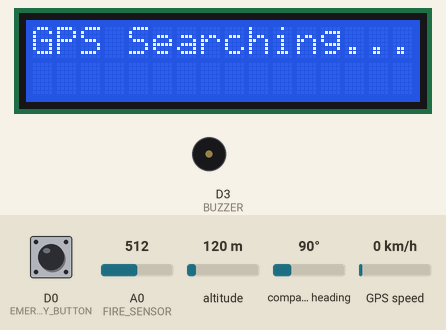
Recording of a sketch running on a simulated ESP8266 (NodeMCU). Shown: 16×2 character LCD, buzzer (waves = sounding, pin HIGH). Inputs (shaded band) come from the test bench; at power-on: D0 (EMERGENCY_BUTTON) HIGH, A0 (FIRE_SENSOR) = 512, altitude 120 m, compass heading 90°, GPS speed 0 km/h. The GPS gets a fix after 3 s at 37.7749, -122.4194 with 8 satellites; the modem accepts every AT command (registered, SIM ready, sends succeed) and sends nothing else; what the sketch prints to the serial monitor is not drawn.

Above: at 2.2 s.
At 3.25 s:
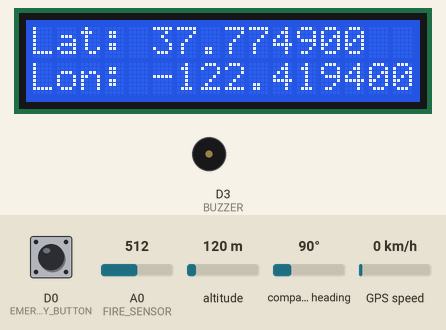
3.3 s: D0 (EMERGENCY_BUTTON) pulled LOW for 0.15 s
At 4.4 s:
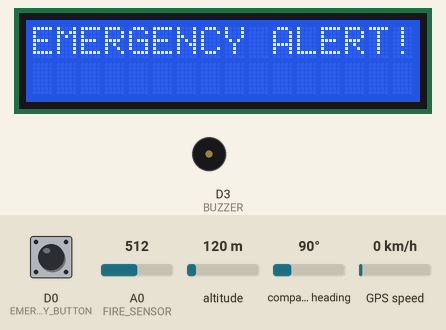
Timing chart, 0 to 6.3 s (numbered marks = the images above; inputs shaded):
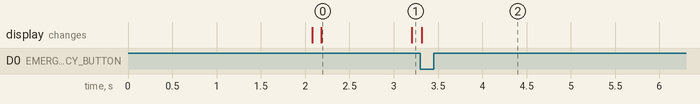

The sketch:

gsm_gps_vehicle.ino
```cpp
#include <Wire.h>
#include <LiquidCrystal_I2C.h>
#include <SoftwareSerial.h>
#include <TinyGPS++.h>

// GPS & GSM Module
#define RXD1 D5   // GSM TX to ESP8266 D1 (GPIO5)
#define TXD1 D6  // GSM RX to ESP8266 D2 (GPIO4)
#define GPS_RX D7 // GPS TX to ESP8266 D6 (GPIO12)
#define GPS_TX D8 // GPS RX to ESP8266 D7 (GPIO13)

// Fire Sensor, Buzzer, Button
#define FIRE_SENSOR A0
#define BUZZER D3   // D5
#define EMERGENCY_BUTTON D0  // D3

// LCD Setup (Address 0x27 or 0x3F depending on module)
LiquidCrystal_I2C lcd(0x27, 16, 2);

SoftwareSerial gsmSerial(RXD1, TXD1);
SoftwareSerial gpsSerial(GPS_RX, GPS_TX);
TinyGPSPlus gps;

String phoneNumber = "+917976571390"; // Change this to your phone number

void setup() {
    Serial.begin(115200);
    gpsSerial.begin(9600);
    gsmSerial.begin(9600);

    pinMode(FIRE_SENSOR, INPUT);
    pinMode(BUZZER, OUTPUT);
    pinMode(EMERGENCY_BUTTON, INPUT_PULLUP);

    // Initialize LCD
    lcd.init();
    lcd.backlight();
    lcd.setCursor(0, 0);
    lcd.print("System Start...");

    delay(2000);
    lcd.clear();
}

void loop() {
    // GPS Processing
    if (gpsSerial.available()) {
        if (gps.encode(gpsSerial.read())) {
            displayGPS();
        }
    }

    // Fire Detection
    int fireValue = analogRead(FIRE_SENSOR);
    if (fireValue > 6000) {  // Adjust threshold if needed
        Serial.println("Fire detected!");
        lcd.clear();
        lcd.setCursor(0, 0);
        lcd.print("FIRE DETECTED!");

        digitalWrite(BUZZER, HIGH);
        sendSMS("Fire detected! Location: " + getGPSLocation());
        delay(5000);
        digitalWrite(BUZZER, LOW);
    }

    // Emergency Button Press
    if (digitalRead(EMERGENCY_BUTTON) == LOW) {
        Serial.println("Emergency Button Pressed!");
        lcd.clear();
        lcd.setCursor(0, 0);
        lcd.print("EMERGENCY ALERT!");

        sendSMS("Emergency Alert! Vehicle location: " + getGPSLocation());
        delay(5000);
    }
}

// Function to Display GPS Data on LCD
void displayGPS() {
    if (gps.location.isValid()) {
        lcd.clear();
        lcd.setCursor(0, 0);
        lcd.print("Lat: ");
        lcd.print(gps.location.lat(), 6);

        lcd.setCursor(0, 1);
        lcd.print("Lon: ");
        lcd.print(gps.location.lng(), 6);
    } else {
        lcd.clear();
        lcd.setCursor(0, 0);
        lcd.print("GPS Searching...");
    }
}

// Get GPS Location for SMS
String getGPSLocation() {
    if (gps.location.isValid()) {
        String latitude = String(gps.location.lat(), 6);
        String longitude = String(gps.location.lng(), 6);
        return "https://www.google.com/maps?q=" + latitude + "," + longitude;
    } else {
        return "GPS signal lost!";
    }
}

// Send SMS using GSM Module
void sendSMS(String message) {
    gsmSerial.println("AT+CMGF=1");
    delay(1000);
    gsmSerial.println("AT+CMGS=\"" + phoneNumber + "\"");
    delay(1000);
    gsmSerial.println(message);
    delay(1000);
    gsmSerial.write(26);
    delay(5000);
}
```

Measured:
- after the input at 3.3 s, the display: changes at once (image 2)
- what the display in image 0 shows lasts 1.0 s, from 2.2 s to 3.2 s
